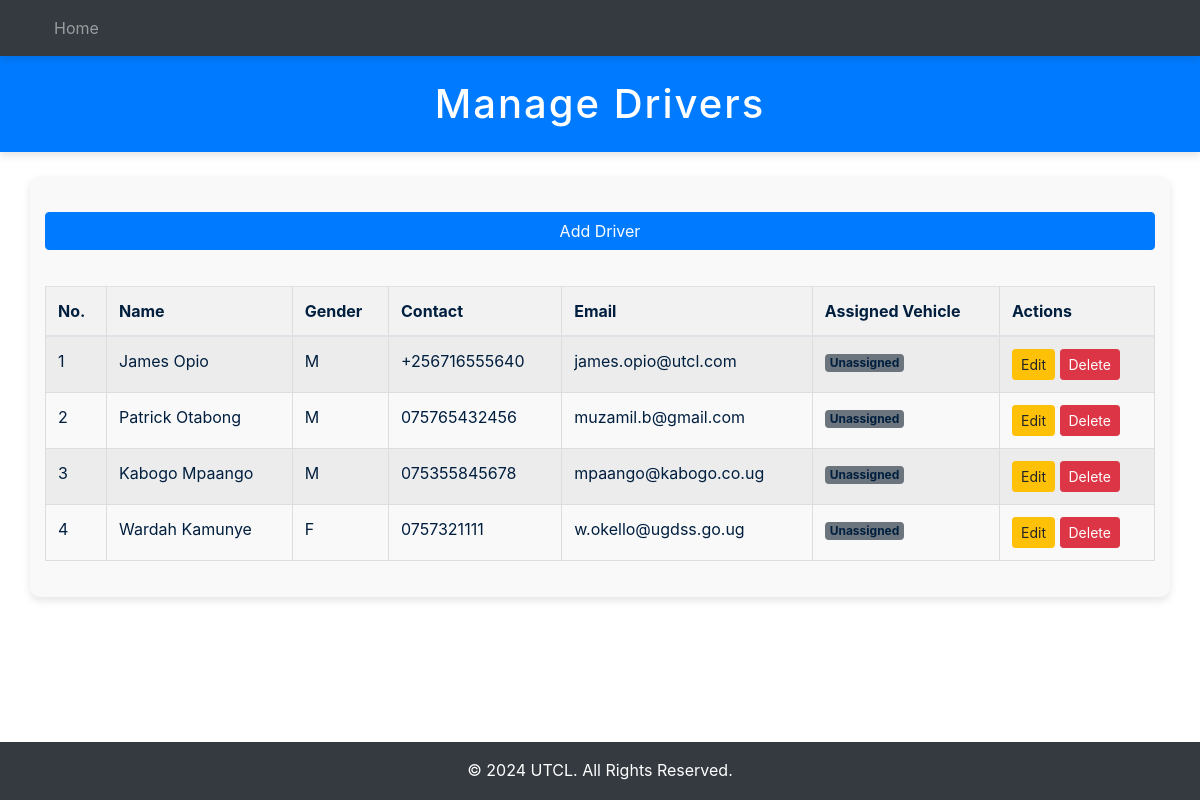
Before: /drivers/ with the older database file.
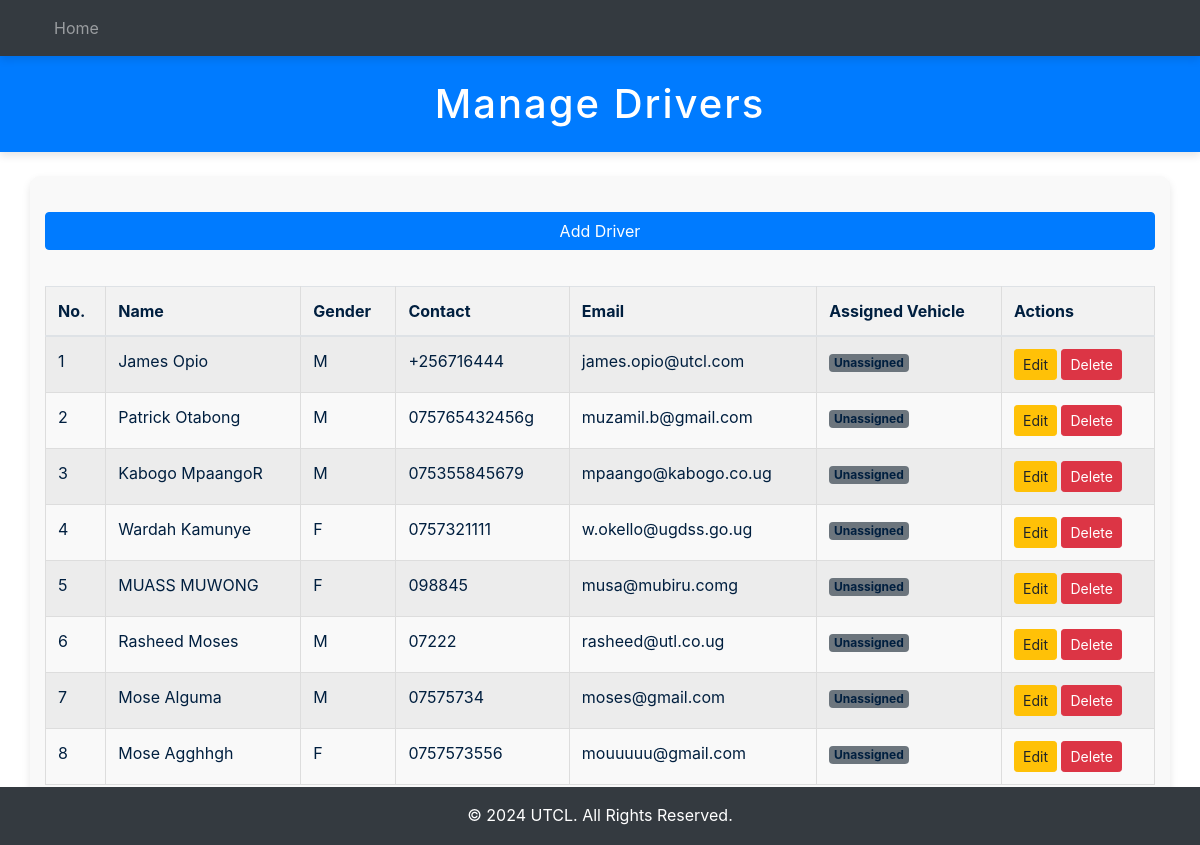
After: the same page with the newer database file.
### fleetApp/models.py (models this page shows, shortened)
class Driver(models.Model):
  GENDER_OPTION = [
    ("M", "Male"),
    ("F", "Female")
  ]
  driver_name = models.CharField(max_length=50)
  gender = models.CharField(max_length=2, choices=GENDER_OPTION)
  contact = models.CharField(max_length=20)
  email_address = models.EmailField()
  vehicle = models.ForeignKey(Vehicle, on_delete=models.SET_NULL, null=True)

### fleetApp/views.py (the view)
# urls.py: path('drivers/', views.drivers_list, name='drivers'),
def drivers_list(request):
    drivers = Driver.objects.select_related('vehicle').all()  # Get drivers with their associated vehicles
    for driver in drivers:
        if not driver.vehicle:
            driver.vehicle_plate = "Unassigned"  # Set the vehicle_plate to "Unassigned" if no vehicle is assigned
        else:
            driver.vehicle_plate = driver.vehicle.vehicle_plate  # Otherwise, display the vehicle plate
    form = DriverForm()  # Driver form (if needed for adding new drivers)
    context = {
        'drivers': drivers,
        'form': form
    }
    return render(request, 'fleetApp/driver/drivers.html', context)

### fleetApp/templates/fleetApp/driver/drivers.html (shortened to what this page needs)
{% extends "main.html" %}
{% load crispy_forms_tags %}
{% block header %}Manage Drivers{% endblock %}
{% block content %}
<div class="containers">
    <button type="button" class="btn btn-primary my-3" data-bs-toggle="modal" data-bs-target="#addDriverModal">
        Add Driver
    </button>
    <table class="table table-striped">
        <thead>
            <tr>
                <th>No.</th>
                <th>Name</th>
                <th>Gender</th>
                <th>Contact</th>
                <th>Email</th>
                <th>Assigned Vehicle</th>
                <th>Actions</th>
            </tr>
        </thead>
        <tbody>
            {% for driver in drivers %}
            <tr>
                <td>{{ forloop.counter }}</td>
                <td>{{ driver.driver_name }}</td>
                <td>{{ driver.gender }}</td>
                <td>{{ driver.contact }}</td>
                <td>{{ driver.email_address }}</td>
                <td>
                    {% if driver.vehicle_plate == "Unassigned" %}
                        <span class="badge bg-secondary">Unassigned</span>
                    {% else %}
                        {{ driver.vehicle_plate }}
                    {% endif %}
                </td>
                <td>
                    <a href="{% url 'edit_driver' driver.id %}" class="btn btn-sm btn-warning">Edit</a>
                    <a href="{% url 'delete_driver' driver.id %}" class="btn btn-sm btn-danger" onclick="return confirm('Are you sureyou want to delete this Driver?');">Delete</a>
                </td>
            </tr>
            {% endfor %}
        </tbody>
    </table>
</div>
{% endblock %}

### fleetApp/templates/main.html (shortened to what this page needs)
<!DOCTYPE html>
<html lang="en">
<head>
    {% load static %}
    <link rel="stylesheet" href="{% static 'css_old/styles.css' %}">
    <link rel="stylesheet" href="{% static 'css/bootstrap.min.css' %}">
</head>
<body class="d-flex flex-column min-vh-100">
    <nav class="navbar navbar-expand-lg navbar-dark bg-dark">
        <div class="container-fluid">
            <div>
                <ul class="navbar-nav">
                    <li class="nav-item"><a class="nav-link" href="{% url 'home' %}">Home</a></li>
                </ul>
            </div>
        </div>
    </nav>
    <header class="bg-primary text-white text-center py-4">
        <h1>{% block header %}Welcome to UTCL Fleet Management System{% endblock %}</h1>
    </header>
    <main class="container my-4">
        {% block content %}
        {% endblock %}
    </main>
    <footer class="bg-dark text-white text-center py-3 mt-auto">
        <p>&copy; 2024 UTCL. All Rights Reserved.</p>
    </footer>
</body>
</html>

### fleetApp/static/css_old/styles.css (style rules this page uses)
.container { width: 350px; padding: 20px; box-shadow: 0 4px 8px rgba(0, 0, 0, 0.1); border-radius: 10px; background-color: #f9f9f9; }
header { background-color: #001f3f; color: #fff; padding: 20px; text-align: center; box-shadow: 0 4px 8px rgba(0, 0, 0, 0.1); }
header h1 { margin: 0; font-size: 2.5em; letter-spacing: 2px; }
nav ul { list-style-type: none; padding: 0; }
nav ul li { display: inline; margin-right: 10px; }
nav { display: flex; justify-content: center; background-color: #FF851B; padding: 10px 0; box-shadow: 0 4px 8px rgba(0, 0, 0, 0.1); }
nav a { color: #fff; text-decoration: none; margin: 0 15px; padding: 10px 20px; border-radius: 5px; transition: background-color 0.3s ease; }
main { padding: 40px; background-color: #fff; color: #001f3f; max-width: 1200px; margin: auto; }
p { font-size: 1.1em; line-height: 1.6; margin-bottom: 20px; }
button { width: 100%; padding: 10px; background-color: #FF851B; border: none; border-radius: 5px; color: #fff; font-size: 1em; cursor: pointer; transition: background-color 0.3s ease; }
button { background-color: #FF851B; color: #fff; border: none; padding: 15px 30px; font-size: 1em; border-radius: 5px; cursor: pointer; transition: background-color 0.3s ease, transform 0.3s ease; }
table { width: 100%; border-collapse: collapse; margin-top: 20px; }
table, th, td { border: 1px solid #ddd; }
th, td { padding: 8px; text-align: left; }
th { background-color: #f2f2f2; }
footer { background-color: #001f3f; color: #fff; text-align: center; padding: 20px; position: fixed; bottom: 0; width: 100%; }
footer p { margin: 0; font-size: 1em; }
input[type="submit"], button { padding: 12px; background-color: #001f3f; color: white; border: none; border-radius: 5px; font-size: 16px; cursor: pointer; transition: background-color 0.3s; }

Changed rows visible on the page:
changed Driver "James Opio": contact "+256716555640" → "+256716444"
changed Driver "Patrick Otabong": contact "075765432456" → "075765432456g"
changed Driver "mpaango@kabogo.co.ug": driver_name "Kabogo Mpaango" → "Kabogo MpaangoR"; contact "075355845678" → "075355845679"
added Driver: driver_name "MUASS MUWONG", gender "F", contact "098845", email_address "musa@mubiru.comg", shows "Unassigned"
added Driver: driver_name "Rasheed Moses", gender "M", contact "07222", email_address "rasheed@utl.co.ug", shows "Unassigned"
added Driver: driver_name "Mose Alguma", gender "M", contact "07575734", email_address "moses@gmail.com", shows "Unassigned"
added Driver: driver_name "Mose Agghhgh", gender "F", contact "0757573556", email_address "mouuuuu@gmail.com", shows "Unassigned"
